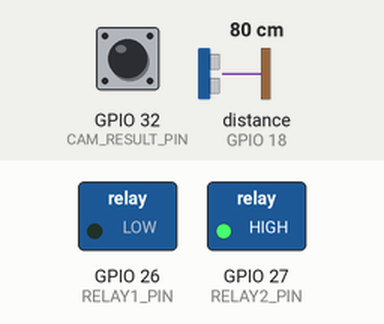
Recording of a sketch running on a simulated ESP32. Shown: switched loads named in the sketch (green lamp = pin HIGH). Wiring (inferred from the names in the program): ultrasonic range finder: trigger GPIO 5; echo GPIO 18. The test bench sets the inputs (shaded band); at power-on: GPIO 32 (CAM_RESULT_PIN) LOW, distance to the obstacle (sensor on GPIO 18) 80 cm. The echo pulse lasts 58.3 µs per cm; pins used as bus, display or sensor lines are not drawn; what the sketch prints to the serial monitor is not drawn.

Above: at 1.2 s.
1.3 s: GPIO 32 (CAM_RESULT_PIN) driven HIGH
At 3.6 s:
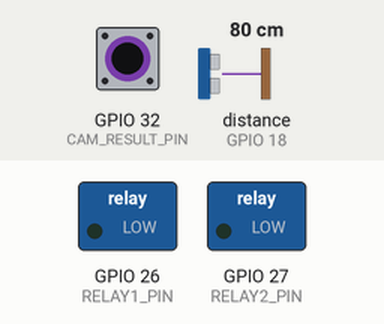
4.0 s: distance to the obstacle (sensor on GPIO 18) set to 23 cm
6.1 s: distance to the obstacle (sensor on GPIO 18) set to 18 cm
At 8.0 s:
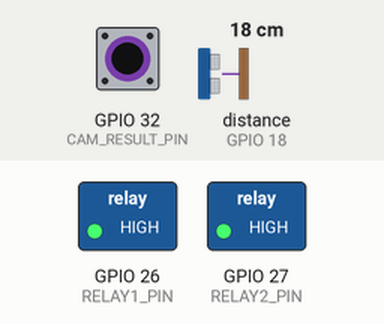
8.3 s: distance to the obstacle (sensor on GPIO 18) set to 35 cm
At 9.7 s:
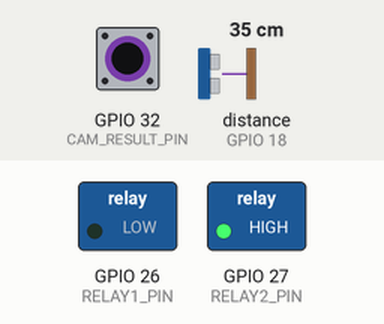
10.0 s: distance to the obstacle (sensor on GPIO 18) set to 2 cm
At 12.3 s:
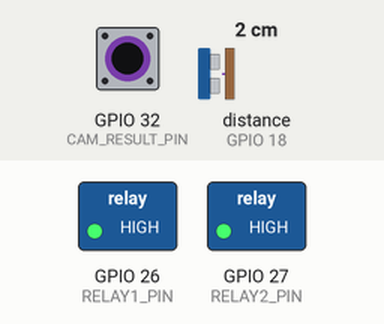
13.0 s: GPIO 32 (CAM_RESULT_PIN) pulsed LOW 2 times (0.12 s each, 0.3 s apart)
At 14.4 s:
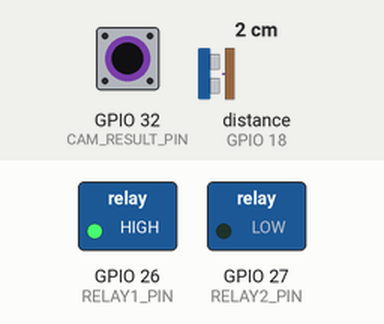
Timing chart, 0 to 17.0 s (numbered marks = the images above; inputs shaded):
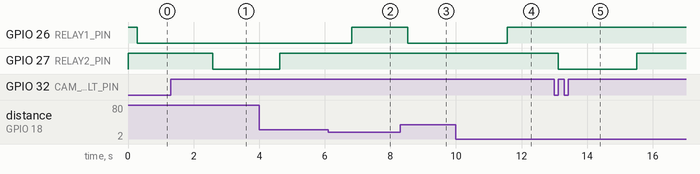

Measured:
- the behaviour switches between 21 and 20 cm on distance to the obstacle (sensor on GPIO 18) (found by bisection; images 1 and 2)
- after the input at 1.3 s, GPIO 27 (RELAY2_PIN): HIGH → LOW after 1.3 s
- after the input at 6.1 s, GPIO 26 (RELAY1_PIN): LOW → HIGH after 0.71 s
- after the input at 8.3 s, GPIO 26 (RELAY1_PIN): HIGH → LOW after 0.23 s
- after the input at 10.0 s, GPIO 26 (RELAY1_PIN): LOW → HIGH after 1.6 s
- after the input at 13.0 s, GPIO 27 (RELAY2_PIN): HIGH → LOW after 0.12 s, → HIGH 2.4 s later

The sketch:

docksense_devkit.ino
```cpp
/*
  DockSense DevKit — ตัวควบคุมหน้าประตู (ESP32 DevKit ธรรมดา ไม่ต้องใช้ Wi-Fi)

  ทำอะไร
    1) HC-SR04 วัดระยะรถที่เข้ามาหยุดหน้ากล้อง
    2) พอรถเข้าระยะและนิ่ง → เปิดรีเลย์ 1 (ไฟส่องป้าย) → ส่งสัญญาณสั่ง ESP32-CAM ถ่ายภาพป้ายทะเบียน
    3) ESP32-CAM อ่านทะเบียนได้ → ส่งสัญญาณกลับมา → รีเลย์ 2 ทำงาน 2 วินาที (ไฟสถานะ/กริ่ง)
    4) รถออกไป → ปิดไฟ พร้อมรับคันต่อไป

  Arduino IDE: Board = "ESP32 Dev Module"

  การต่อสาย (GND ทุกตัวต้องต่อรวมกัน)
    HC-SR04   VCC → 5V(VIN)   GND → GND   TRIG → GPIO5
              ECHO → ตัวต้านทาน 1kΩ → GPIO18 และจากจุดเดียวกัน → ตัวต้านทาน 2kΩ → GND   (ลดไฟ 5V เป็น 3.3V กันบอร์ดพัง)
    รีเลย์ 2 ช่อง  VCC → 5V(VIN)   GND → GND   IN1 → GPIO26   IN2 → GPIO27
    DevKit GPIO25 → ตัวต้านทาน 1kΩ → ESP32-CAM GPIO13      (สั่งถ่าย)
    ESP32-CAM GPIO14 → ตัวต้านทาน 1kΩ → DevKit GPIO32      (แจ้งผลกลับ)
*/

#define TRIG_PIN       5
#define ECHO_PIN       18
#define RELAY1_PIN     26     // ไฟส่องป้าย
#define RELAY2_PIN     27     // ไฟสถานะ / กริ่ง  (อย่าต่อกับประตู/ไม้กั้นโดยตรง ถ้ายังไม่ได้ตรวจสิทธิ์รถ)
#define CAM_TRIGGER_PIN 25
#define CAM_RESULT_PIN  32

const bool RELAY_ACTIVE_LOW = true;       // รีเลย์โมดูลส่วนใหญ่: สั่ง LOW = ทำงาน · ถ้าของคุณกลับกัน ให้เปลี่ยนเป็น false
const int  TRIGGER_CM       = 150;        // รถเข้าใกล้กว่านี้ถึงเริ่มถ่าย (ปรับตามหน้างาน)
const int  MIN_CM           = 20;         // ใกล้กว่านี้ถือว่าเป็นสัญญาณรบกวน
const uint32_t SETTLE_MS    = 800;        // รอให้รถนิ่ง + ไฟส่องป้ายสว่างก่อนสั่งถ่าย
const uint32_t TRIGGER_MS   = 1500;       // ความยาวสัญญาณสั่งถ่าย
const uint32_t LIGHT_MAX_MS = 90000;      // ไฟส่องป้ายเปิดนานสุด (กันค้าง)
const bool RELAY2_ON_RECOGNIZED = true;   // รีเลย์ 2 ทำงานเมื่อกล้องอ่านทะเบียนได้

static void relay(int pin, bool on) { digitalWrite(pin, (on ^ RELAY_ACTIVE_LOW) ? HIGH : LOW); }

static float readCm() {
  digitalWrite(TRIG_PIN, LOW); delayMicroseconds(3);
  digitalWrite(TRIG_PIN, HIGH); delayMicroseconds(10);
  digitalWrite(TRIG_PIN, LOW);
  unsigned long us = pulseIn(ECHO_PIN, HIGH, 30000);   // รอสูงสุด 30 ms (~5 เมตร)
  if (us == 0) return 999;
  return us * 0.0343f / 2.0f;
}
static float medianCm() {                                // กลางของ 3 ครั้ง ลดค่าเพี้ยน
  float a = readCm(); delay(25); float b = readCm(); delay(25); float c = readCm();
  if (a > b) { float t = a; a = b; b = t; }
  if (b > c) { b = c; }
  return a > b ? a : b;
}

enum State { IDLE, WAIT_LEAVE };
State state = IDLE;
int nearCount = 0, farCount = 0;
uint32_t lightOnAt = 0, relay2Until = 0;
bool lastResult = false;

void setup() {
  // ตั้งรีเลย์เป็น "ปิด" ก่อนอย่างอื่น กันรีเลย์ดีดตอนเปิดเครื่อง
  pinMode(RELAY1_PIN, OUTPUT); relay(RELAY1_PIN, false);
  pinMode(RELAY2_PIN, OUTPUT); relay(RELAY2_PIN, false);
  pinMode(TRIG_PIN, OUTPUT); digitalWrite(TRIG_PIN, LOW);
  pinMode(ECHO_PIN, INPUT);
  pinMode(CAM_TRIGGER_PIN, OUTPUT); digitalWrite(CAM_TRIGGER_PIN, LOW);
  pinMode(CAM_RESULT_PIN, INPUT_PULLDOWN);
  Serial.begin(115200);
  Serial.println("\n== DockSense DevKit พร้อมทำงาน ==");
}

void loop() {
  float d = medianCm();
  bool present = d >= MIN_CM && d <= TRIGGER_CM;

  if (state == IDLE) {
    nearCount = present ? nearCount + 1 : 0;
    if (nearCount >= 3) {                                  // เจอรถนิ่งต่อเนื่อง ~0.5 วินาที
      Serial.printf("เจอรถ ระยะ %.0f ซม. → เปิดไฟ + สั่งกล้องถ่าย\n", d);
      relay(RELAY1_PIN, true); lightOnAt = millis();
      delay(SETTLE_MS);
      digitalWrite(CAM_TRIGGER_PIN, HIGH); delay(TRIGGER_MS); digitalWrite(CAM_TRIGGER_PIN, LOW);
      state = WAIT_LEAVE; farCount = 0; nearCount = 0;
    }
  } else {
    farCount = present ? 0 : farCount + 1;
    if (farCount >= 8 || millis() - lightOnAt > LIGHT_MAX_MS) {   // รถออกไปแล้ว (~1.5 วินาที) หรือครบเวลา
      Serial.println("รถออกแล้ว → ปิดไฟ");
      relay(RELAY1_PIN, false); state = IDLE; farCount = 0;
    }
  }

  // กล้องแจ้งว่าอ่านทะเบียนได้
  bool res = digitalRead(CAM_RESULT_PIN) == HIGH;
  if (res && !lastResult && RELAY2_ON_RECOGNIZED) { relay(RELAY2_PIN, true); relay2Until = millis() + 2000; Serial.println("อ่านทะเบียนได้ → รีเลย์ 2"); }
  lastResult = res;
  if (relay2Until && millis() > relay2Until) { relay(RELAY2_PIN, false); relay2Until = 0; }

  delay(40);
}
```
